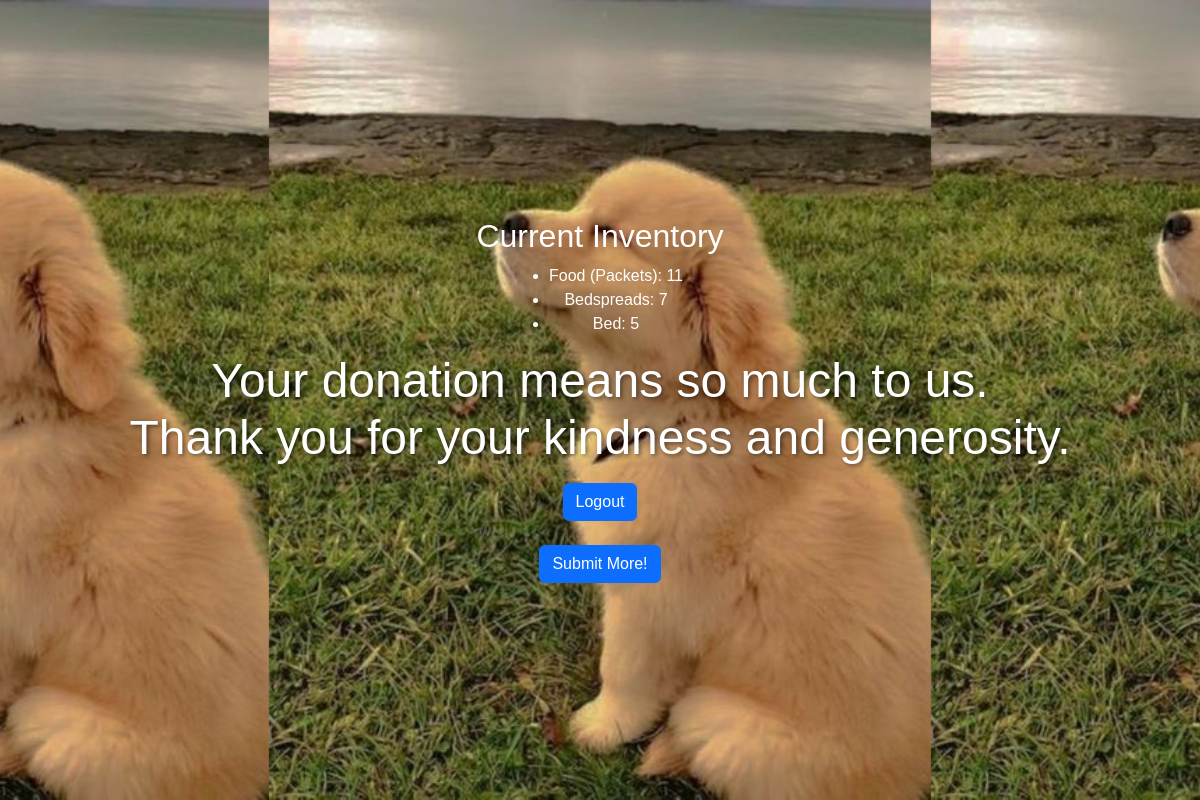
Page /rec_cont (signed in) on the committed database.
### fourplay/models.py (models this page shows, shortened)
class Inventory(db.Model):
    id = db.Column(db.Integer, primary_key=True)
    item = db.Column(db.String(40), nullable=False)
    quantity = db.Column(db.Integer, nullable=False)

### fourplay/routes.py (the view)
@app.route("/rec_cont")
@login_required
def rec_cont():
    inv = Inventory.query.all()
    return render_template('rec_cont.html', inv=inv)

### fourplay/__init__.py (called while the page is built)
@app.before_request
def create_tables():
    db.create_all()

### fourplay/models.py (called while the page is built)
@login_manager.user_loader
def load_user(volunteer_id):
    return Volunteer.query.get(int(volunteer_id))

### fourplay/templates/rec_cont.html (shortened to what this page needs)
<!DOCTYPE html>
<html lang="en">
<head>
    <link href="https://cdn.jsdelivr.net/npm/bootstrap@5.3.0/dist/css/bootstrap.min.css" rel="stylesheet">
</head>
<body>
    <div class="content-section">
        <h2>Current Inventory</h2>
        <ul>
            {% for entry in inv %}
                <li>{{ entry.item }}: {{ entry.quantity }}</li>
            {% endfor %}
        </ul>
        <h1> Your donation means so much to us.<br>
            Thank you for your kindness and generosity.
        </h1>
    <div class="button-container">
        <a href="{{ url_for('logout') }}" class="btn btn-primary">Logout</a>
    </div>
    <br>
    <div class="button-container">
        <a href="{{ url_for('contributor') }}" class="btn btn-primary">Submit More!</a>
    </div>
    </div>
</body>
</html>

### fourplay/templates/rec_cont.html (style rules this page uses)
body { margin: 0; padding: 0; font-family: 'Poppins', sans-serif; background-color: #f8f9fa; overflow-x: hidden; }
.content-section { background: url(/static/images/doggo.jpg) repeat center center; background-size: contain; height: 100vh; display: flex; flex-direction: column; justify-content: center; align-items: center; text-align: center; color: #ffffff; padding: 20px; }
h1 { font-size: 3rem; margin-bottom: 1rem; text-shadow: 2px 2px 4px rgba(0, 0, 0, 0.5); }

### rows in the picture
Inventory: item "Food (Packets)", quantity "11"
Inventory: item "Bedspreads", quantity "7"
Inventory: item "Bed", quantity "5"
